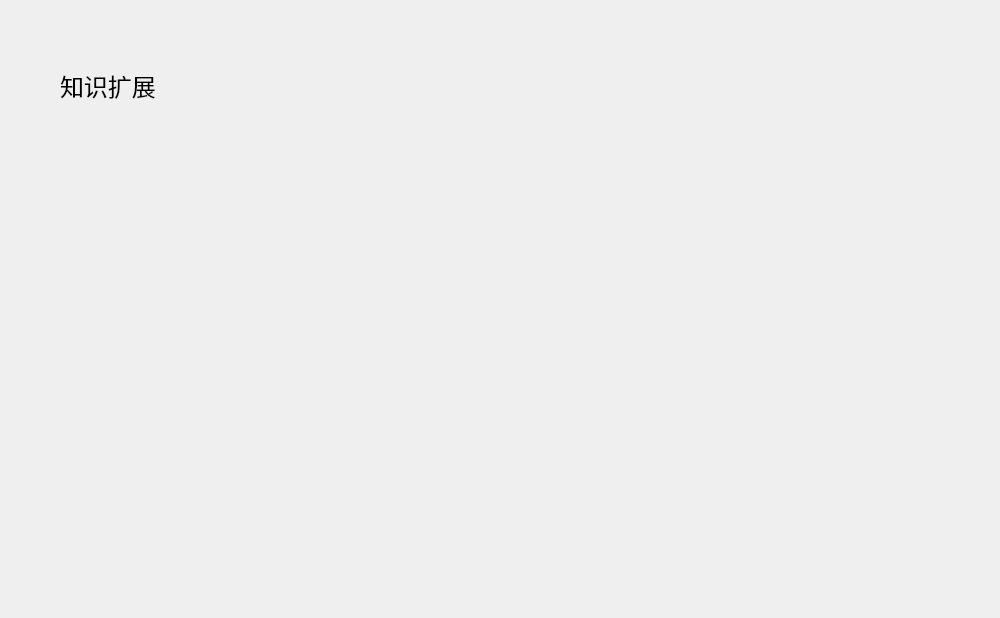
<?xml version="1.0" encoding="UTF-8"?>
<ui version="4.0">
 <class>expKnowledge</class>
 <widget class="QWidget" name="expKnowledge">
  <property name="geometry">
   <rect>
    <x>0</x>
    <y>0</y>
    <width>1000</width>
    <height>618</height>
   </rect>
  </property>
  <property name="font">
   <font>
    <family>微软雅黑</family>
    <pointsize>12</pointsize>
   </font>
  </property>
  <property name="windowTitle">
   <string>Form</string>
  </property>
  <widget class="QLabel" name="label">
   <property name="geometry">
    <rect>
     <x>60</x>
     <y>60</y>
     <width>121</width>
     <height>51</height>
    </rect>
   </property>
   <property name="font">
    <font>
     <family>微软雅黑</family>
     <pointsize>18</pointsize>
    </font>
   </property>
   <property name="text">
    <string>知识扩展</string>
   </property>
  </widget>
  <widget class="QLabel" name="expKnowLabel">
   <property name="geometry">
    <rect>
     <x>60</x>
     <y>110</y>
     <width>881</width>
     <height>441</height>
    </rect>
   </property>
   <property name="text">
    <string/>
   </property>
  </widget>
  <widget class="QPushButton" name="closeBtn">
   <property name="geometry">
    <rect>
     <x>960</x>
     <y>0</y>
     <width>40</width>
     <height>40</height>
    </rect>
   </property>
   <property name="text">
    <string/>
   </property>
   <property name="icon">
    <iconset resource="images.qrc">
     <normaloff>:/images/close3.png</normaloff>
     <normalon>:/images/close3.png</normalon>:/images/close3.png</iconset>
   </property>
   <property name="iconSize">
    <size>
     <width>60</width>
     <height>60</height>
    </size>
   </property>
   <property name="flat">
    <bool>true</bool>
   </property>
  </widget>
 </widget>
 <resources>
  <include location="images.qrc"/>
 </resources>
 <connections/>
</ui>
